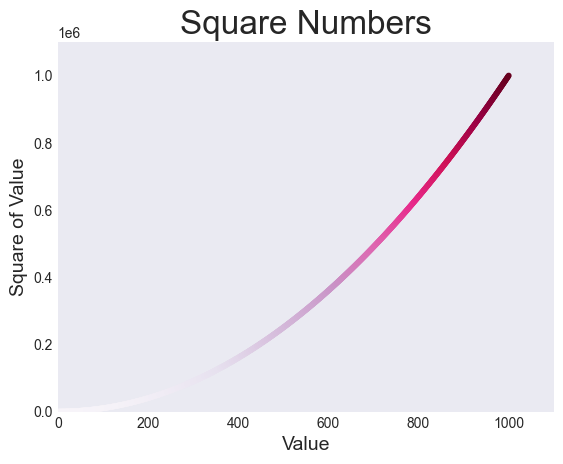

Source code (Python):
import matplotlib.pyplot as plt

# Use a loop to configure and display data calculations

x_values = range(1, 1001)
y_values = [x**2 for x in x_values] # calculate the square root of each x value, using a list comprehension, the result is the y_value

plt.style.use("seaborn-v0_8-dark")
fig, ax = plt.subplots()
ax.scatter(x_values, y_values, c=y_values, cmap=plt.cm.PuRd, s=10) # add colormap to enhance visualization of data (shows a color gradient from starting point to ending point)

# Set chart title and label axis
ax.set_title("Square Numbers", fontsize=24)
ax.set_xlabel("Value", fontsize=14)
ax.set_ylabel("Square of Value", fontsize=14)

# Set range for each axis
ax.axis([0, 1100, 0, 1100000])

plt.show()
# plt.savefig("scatter_loop.png", bbox_inches="tight") # save this plot to a file
